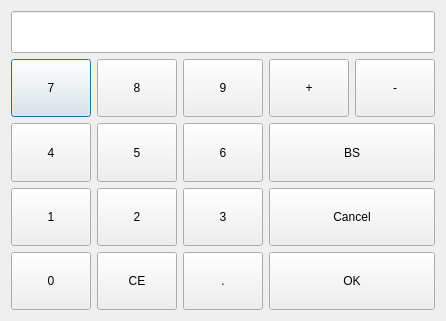
<?xml version="1.0" encoding="UTF-8"?>
<ui version="4.0">
 <class>KeyBoardDialog</class>
 <widget class="QDialog" name="KeyBoardDialog">
  <property name="enabled">
   <bool>true</bool>
  </property>
  <property name="geometry">
   <rect>
    <x>0</x>
    <y>0</y>
    <width>400</width>
    <height>321</height>
   </rect>
  </property>
  <property name="windowTitle">
   <string>Dialog</string>
  </property>
  <layout class="QGridLayout" name="gridLayout_2">
   <item row="0" column="0">
    <layout class="QVBoxLayout" name="verticalLayout_2" stretch="1,6">
     <item>
      <widget class="QLineEdit" name="lineEdit">
       <property name="sizePolicy">
        <sizepolicy hsizetype="Expanding" vsizetype="Expanding">
         <horstretch>0</horstretch>
         <verstretch>0</verstretch>
        </sizepolicy>
       </property>
      </widget>
     </item>
     <item>
      <layout class="QHBoxLayout" name="horizontalLayout_2">
       <item>
        <layout class="QGridLayout" name="gridLayout">
         <item row="0" column="0">
          <widget class="QPushButton" name="_7Button">
           <property name="sizePolicy">
            <sizepolicy hsizetype="Expanding" vsizetype="Expanding">
             <horstretch>0</horstretch>
             <verstretch>0</verstretch>
            </sizepolicy>
           </property>
           <property name="text">
            <string>7</string>
           </property>
          </widget>
         </item>
         <item row="0" column="1">
          <widget class="QPushButton" name="_8Button">
           <property name="sizePolicy">
            <sizepolicy hsizetype="Expanding" vsizetype="Expanding">
             <horstretch>0</horstretch>
             <verstretch>0</verstretch>
            </sizepolicy>
           </property>
           <property name="text">
            <string>8</string>
           </property>
          </widget>
         </item>
         <item row="0" column="2">
          <widget class="QPushButton" name="_9Button">
           <property name="sizePolicy">
            <sizepolicy hsizetype="Expanding" vsizetype="Expanding">
             <horstretch>0</horstretch>
             <verstretch>0</verstretch>
            </sizepolicy>
           </property>
           <property name="text">
            <string>9</string>
           </property>
          </widget>
         </item>
         <item row="1" column="0">
          <widget class="QPushButton" name="_4Button">
           <property name="sizePolicy">
            <sizepolicy hsizetype="Expanding" vsizetype="Expanding">
             <horstretch>0</horstretch>
             <verstretch>0</verstretch>
            </sizepolicy>
           </property>
           <property name="text">
            <string>4</string>
           </property>
          </widget>
         </item>
         <item row="1" column="1">
          <widget class="QPushButton" name="_5Button">
           <property name="sizePolicy">
            <sizepolicy hsizetype="Expanding" vsizetype="Expanding">
             <horstretch>0</horstretch>
             <verstretch>0</verstretch>
            </sizepolicy>
           </property>
           <property name="text">
            <string>5</string>
           </property>
          </widget>
         </item>
         <item row="1" column="2">
          <widget class="QPushButton" name="_6Button">
           <property name="sizePolicy">
            <sizepolicy hsizetype="Expanding" vsizetype="Expanding">
             <horstretch>0</horstretch>
             <verstretch>0</verstretch>
            </sizepolicy>
           </property>
           <property name="text">
            <string>6</string>
           </property>
          </widget>
         </item>
         <item row="2" column="0">
          <widget class="QPushButton" name="_1Button">
           <property name="sizePolicy">
            <sizepolicy hsizetype="Expanding" vsizetype="Expanding">
             <horstretch>0</horstretch>
             <verstretch>0</verstretch>
            </sizepolicy>
           </property>
           <property name="text">
            <string>1</string>
           </property>
          </widget>
         </item>
         <item row="2" column="1">
          <widget class="QPushButton" name="_2Button">
           <property name="sizePolicy">
            <sizepolicy hsizetype="Expanding" vsizetype="Expanding">
             <horstretch>0</horstretch>
             <verstretch>0</verstretch>
            </sizepolicy>
           </property>
           <property name="text">
            <string>2</string>
           </property>
          </widget>
         </item>
         <item row="2" column="2">
          <widget class="QPushButton" name="_3Button">
           <property name="sizePolicy">
            <sizepolicy hsizetype="Expanding" vsizetype="Expanding">
             <horstretch>0</horstretch>
             <verstretch>0</verstretch>
            </sizepolicy>
           </property>
           <property name="text">
            <string>3</string>
           </property>
          </widget>
         </item>
         <item row="3" column="0">
          <widget class="QPushButton" name="_0Button">
           <property name="sizePolicy">
            <sizepolicy hsizetype="Expanding" vsizetype="Expanding">
             <horstretch>0</horstretch>
             <verstretch>0</verstretch>
            </sizepolicy>
           </property>
           <property name="text">
            <string>0</string>
           </property>
          </widget>
         </item>
         <item row="3" column="1">
          <widget class="QPushButton" name="ceButton">
           <property name="sizePolicy">
            <sizepolicy hsizetype="Expanding" vsizetype="Expanding">
             <horstretch>0</horstretch>
             <verstretch>0</verstretch>
            </sizepolicy>
           </property>
           <property name="text">
            <string>CE</string>
           </property>
          </widget>
         </item>
         <item row="3" column="2">
          <widget class="QPushButton" name="pointButton">
           <property name="sizePolicy">
            <sizepolicy hsizetype="Expanding" vsizetype="Expanding">
             <horstretch>0</horstretch>
             <verstretch>0</verstretch>
            </sizepolicy>
           </property>
           <property name="text">
            <string>.</string>
           </property>
          </widget>
         </item>
        </layout>
       </item>
       <item>
        <layout class="QVBoxLayout" name="verticalLayout">
         <item>
          <layout class="QHBoxLayout" name="horizontalLayout">
           <item>
            <widget class="QPushButton" name="positiveButton">
             <property name="sizePolicy">
              <sizepolicy hsizetype="Expanding" vsizetype="Expanding">
               <horstretch>0</horstretch>
               <verstretch>0</verstretch>
              </sizepolicy>
             </property>
             <property name="text">
              <string>+</string>
             </property>
            </widget>
           </item>
           <item>
            <widget class="QPushButton" name="negativeButton">
             <property name="sizePolicy">
              <sizepolicy hsizetype="Expanding" vsizetype="Expanding">
               <horstretch>0</horstretch>
               <verstretch>0</verstretch>
              </sizepolicy>
             </property>
             <property name="text">
              <string>-</string>
             </property>
            </widget>
           </item>
          </layout>
         </item>
         <item>
          <widget class="QPushButton" name="backButton">
           <property name="sizePolicy">
            <sizepolicy hsizetype="Expanding" vsizetype="Expanding">
             <horstretch>0</horstretch>
             <verstretch>0</verstretch>
            </sizepolicy>
           </property>
           <property name="text">
            <string>BS</string>
           </property>
          </widget>
         </item>
         <item>
          <widget class="QPushButton" name="cancelButton">
           <property name="sizePolicy">
            <sizepolicy hsizetype="Expanding" vsizetype="Expanding">
             <horstretch>0</horstretch>
             <verstretch>0</verstretch>
            </sizepolicy>
           </property>
           <property name="text">
            <string>Cancel</string>
           </property>
          </widget>
         </item>
         <item>
          <widget class="QPushButton" name="confirmButton">
           <property name="sizePolicy">
            <sizepolicy hsizetype="Expanding" vsizetype="Expanding">
             <horstretch>0</horstretch>
             <verstretch>0</verstretch>
            </sizepolicy>
           </property>
           <property name="text">
            <string>OK</string>
           </property>
          </widget>
         </item>
        </layout>
       </item>
      </layout>
     </item>
    </layout>
   </item>
  </layout>
 </widget>
 <resources/>
 <connections/>
</ui>
